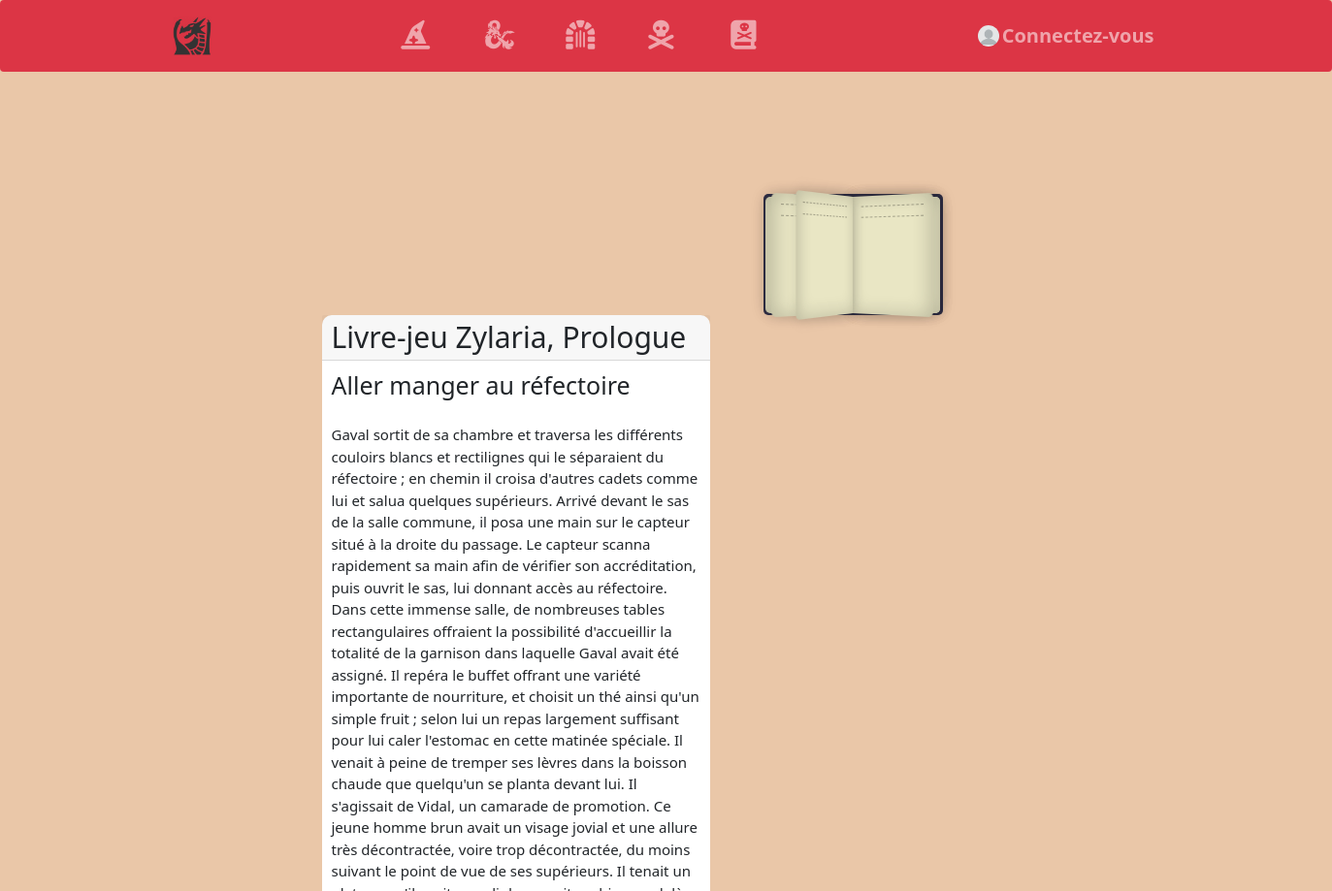
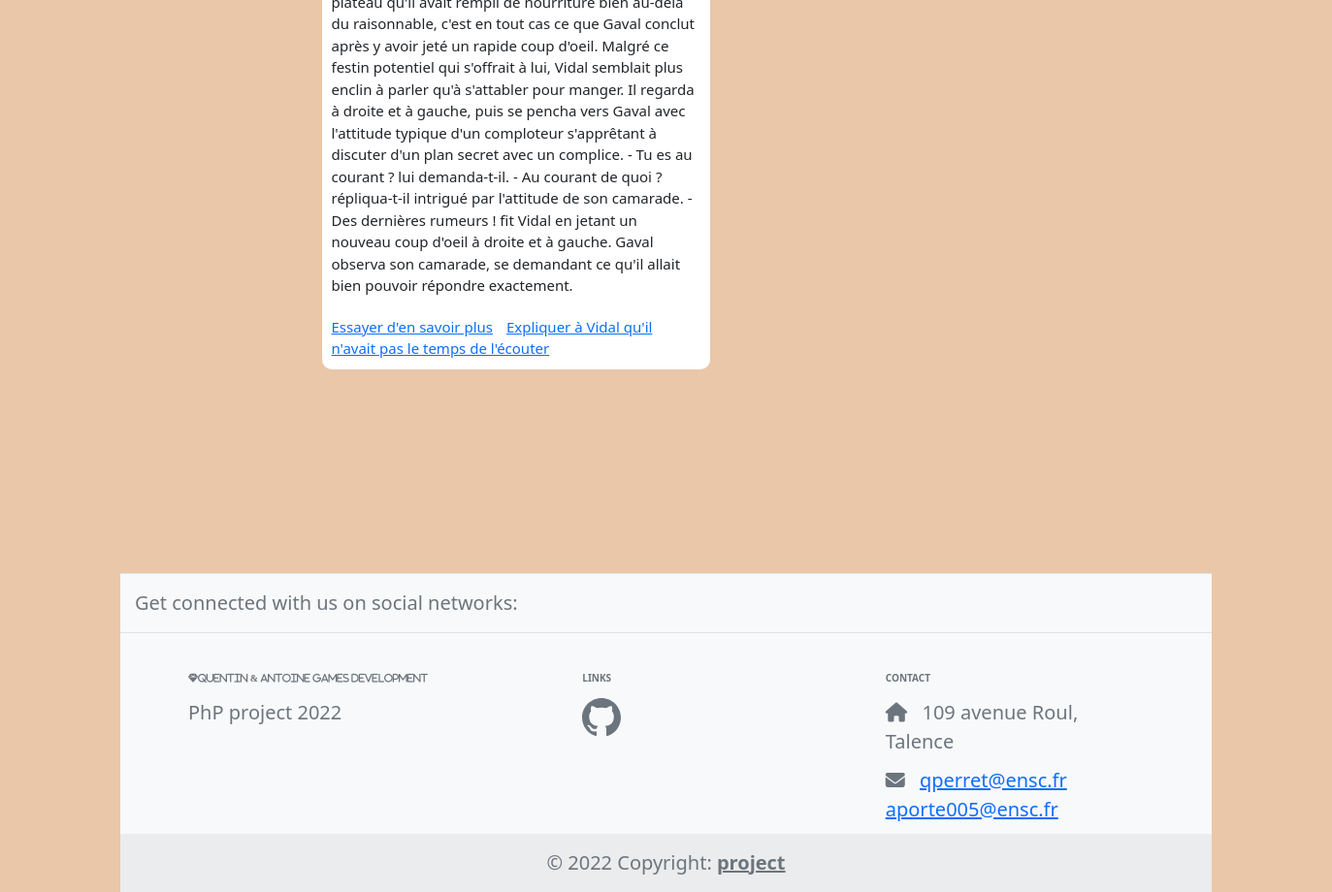
/stories.php?chId=14, run on the app's committed database (2 pictures, top to bottom).
### tables this page shows
create table story(
    sto_id integer not null primary key auto_increment,
    sto_title varchar(100) not null,
    sto_description varchar(2000),
    sto_writer varchar(150) not null,
    sto_first_ch_id integer,
    sto_played integer not null,
    sto_finished integer not null
);

create table chapter(
    ch_id integer not null primary key auto_increment,
    ch_story_id integer not null, 
    ch_title varchar(100) not null,
    ch_story varchar(2000),
    end_sto boolean
);

create table link(
    link_id integer not null primary key auto_increment,
    link_ch integer not null,
    link_next integer
);

### includes/functions.php (called while the page is built, shortened)
<?php
function getDb() {
    $server = "localhost";
    $username = "qperret";
    $password = "passworddb";
    $db = "qperret";
    return new PDO("mysql:host=$server;dbname=$db;charset=utf8",
    $username, $password,
    array(PDO::ATTR_ERRMODE => PDO::ERRMODE_EXCEPTION));
}
function getStory($id_story){
    $stmt = getDb() -> prepare('SELECT * FROM story WHERE sto_id = :id');
    $stmt -> execute(array(
        'id' => $id_story
    ));
    $ligne = $stmt->fetch();
    return $ligne;
}
function getCh($id_chapter){
    $stmt = getDb() -> prepare('SELECT * FROM chapter WHERE ch_id = :id');
    $stmt -> execute(array('id' => $id_chapter));
    $ligne = $stmt->fetch();
    return $ligne;
}
function getAllLink($id_chapter){
    $request = 'SELECT * FROM link WHERE link_ch = ?';
    $response = getDb() -> prepare($request);
    $response -> execute(array($id_chapter));
    return $response -> fetchAll();
}

### stories.php (the view, shortened to what this page needs)
<?php
require_once 'includes/functions.php';
$chId = $_GET['chId'];
$chapter = getCh($chId);
$stoId = $chapter['ch_story_id'];
$story = getStory($stoId);
$links = getAllLink($chId);
$gameId =lastInsertGame()[0];
?>
<!doctype html>
<html>
<?php require_once "includes/head.php"; ?>
<body>
    <div class="container">
        <?php require_once "includes/header.php"; ?>
<div class="container" style="margin: 200px; ">
        <div class="book " style="width:200px;">
            <span class="page turn"></span>
            <span class="page turn"></span>
        </div>
        <div class="card mb-3" style="margin-right: 50px; font-size: 15px">
                <h3 class="card-header display-5"><strong><?= $story['sto_title']?></strong></h3>
                <div class="card-body">
                    <h5 class="card-title display-6"><?= $chapter['ch_title']?></h5>
                </div>
                <div class="card-body">
                    <p class="card-text"><?= $chapter['ch_story']?></p>
                </div>
                <div class="card-body">
                    <?php if($chapter['end_sto']==1)
                    {
                    delGame($gameId);?>
                    <a class="btn btn-danger" role="button" href="index.php">Finish the story</a>
                    <?php } else {
                        foreach($links as $key=>$link){
                        $nextCh = getCh($link['link_next']);
                        ?>
                        <a href="stories.php?chId=<?=$nextCh['ch_id']?>" class="card-link"><?=$nextCh['ch_title']?></a>
                    <?php } } ?>
                </div>
                </div>
        </div>
        <?php require_once "includes/footer.php"; ?>
    </div>
</body>
</html>

### css/style.css (style rules this page uses)
body { background-color: #eac7a8; }
.card { width: 400px; border: none; border-radius: 10px; background-color: #fff }
.book { top: 0; bottom: 0; left: 0; right: 0; margin: auto; width: 18.5rem; height: 12.5rem; perspective: 70rem; }
.page { top: 0.25rem; left: 0.25rem; background-color: #e9e6c4; transform: rotateY(0deg); width: 9rem; height: 12rem; text-align: right; font-size: 8px; color: #777; font-family: monospace; }
.page::before, .page::after { display: block; border-top: 1px dashed rgba(0, 0, 0, 0.3); content: ""; padding-bottom: 1rem; }
.cover, .page { position: absolute; padding: 1rem; transform-origin: 100% 0; border-radius: 5px 0 0 5px; box-shadow: inset 3px 0px 20px rgba(0, 0, 0, 0.2), 0px 0px 15px rgba(0, 0, 0, 0.1); box-sizing: border-box; }
.page.turn { animation: bookOpen 3s forwards; }
.page:nth-of-type(4) { animation: bookOpen150deg 3s forwards; animation-delay: 0.99s; }
.page:nth-of-type(6) { animation: bookOpen55deg 3s forwards; animation-delay: 1.25s; }

### data on the page
story: sto_title "Livre-jeu Zylaria, Prologue"
chapter: ch_title "Aller manger au réfectoire", ch_story "Gaval sortit de sa chambre et traversa les différents couloirs blancs et rectilignes qui le séparaient du réfectoire ; en chemin il croisa d'autres cadets comme lui et salua quelques supérieurs. Arrivé devant le sas de la salle commune, il posa une main sur le capteur situé à la droite du passage. Le capteur scanna rapidement sa main afin de vérifier son accréditation, puis ouvrit le sas, lui donnant accès au réfectoire. Dans cette immense salle, de nombreuses tables rectangulaires offraient la possibilité d'accueillir la totalité de la garnison dans laquelle Gaval avait été assigné. Il repéra le buffet offrant une variété importante de nourriture, et choisit un thé ainsi qu'un simple fruit…"
link: chapter.ch_title "Essayer d'en savoir plus"
link: chapter.ch_title "Expliquer à Vidal qu'il n'avait pas le temps de l'écouter"
